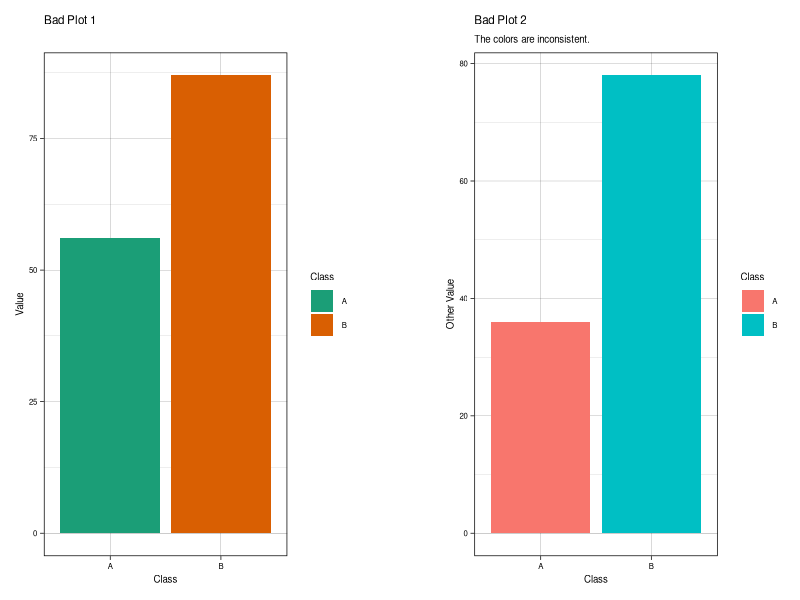
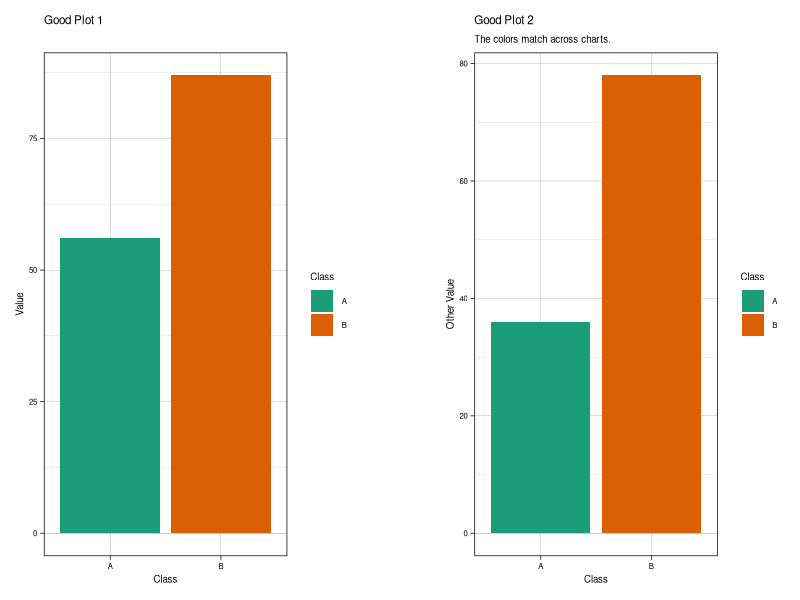
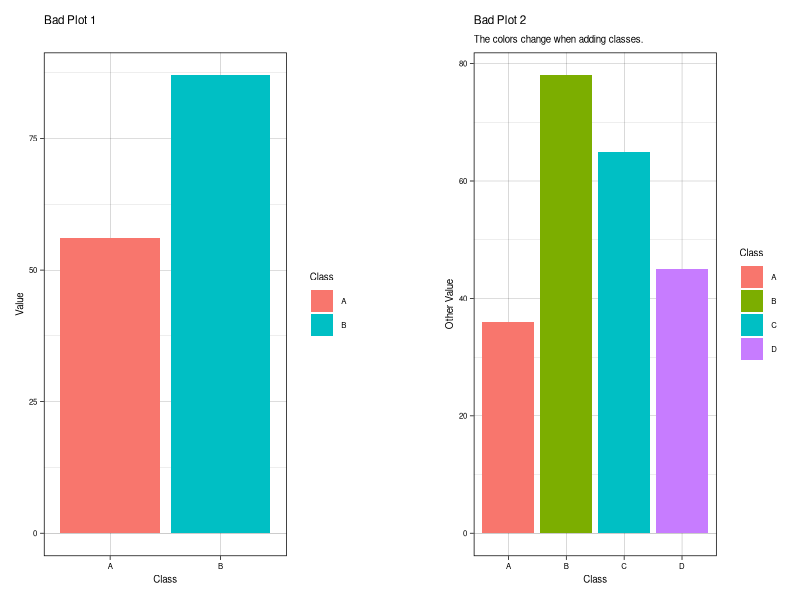
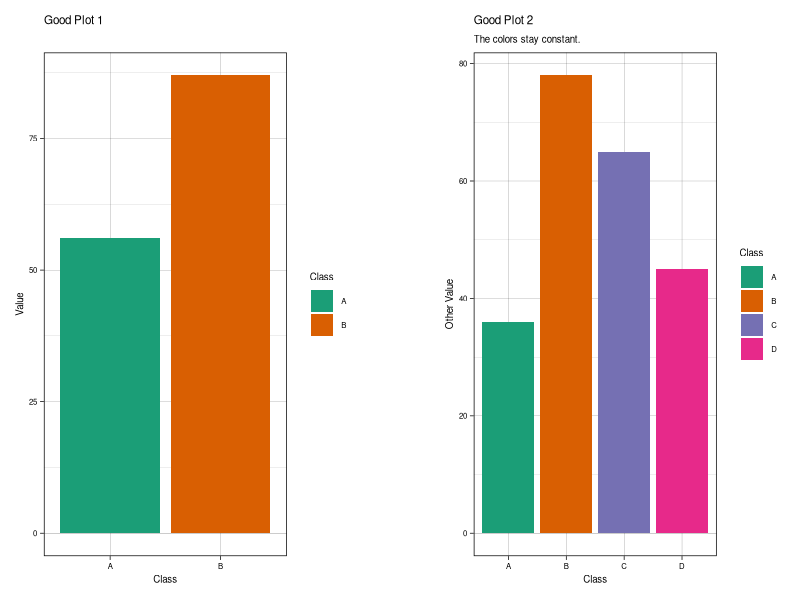
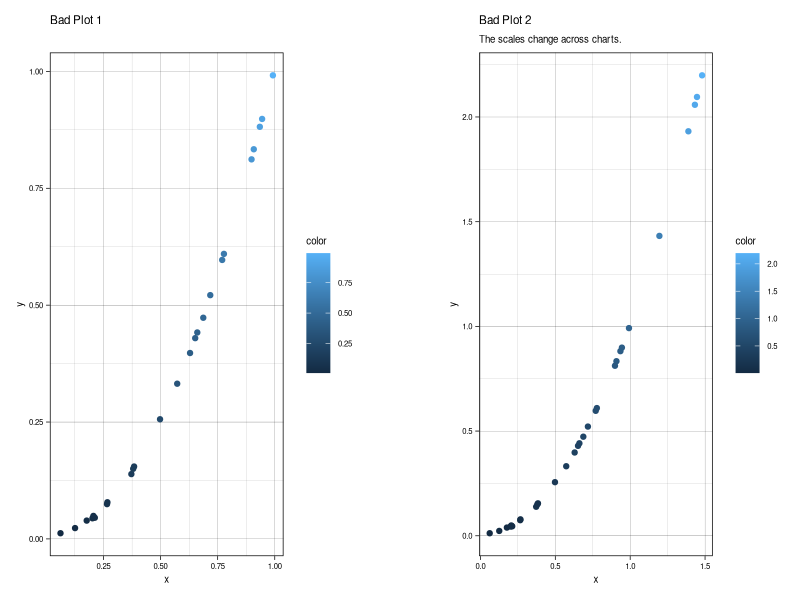
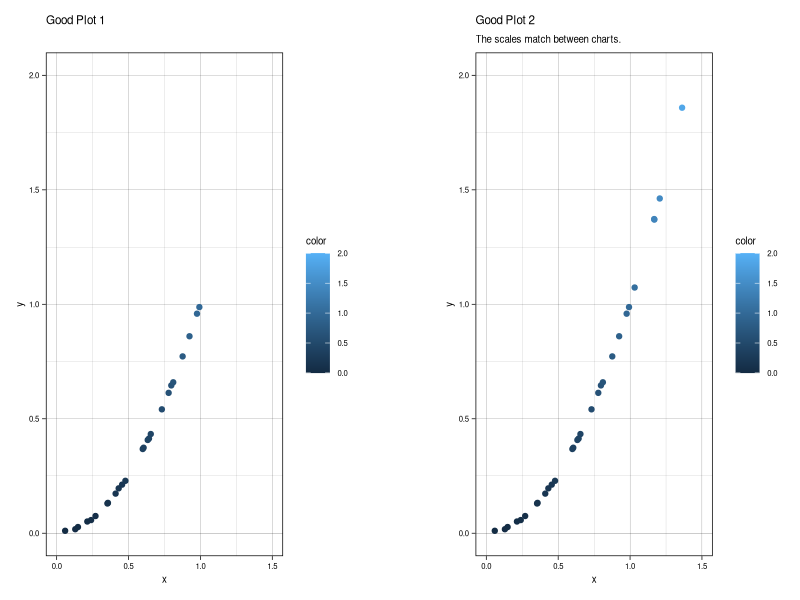
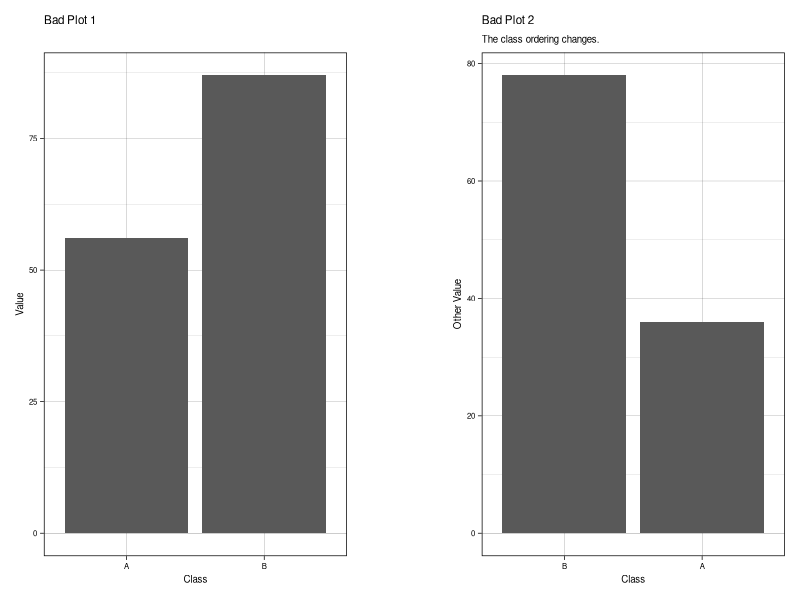
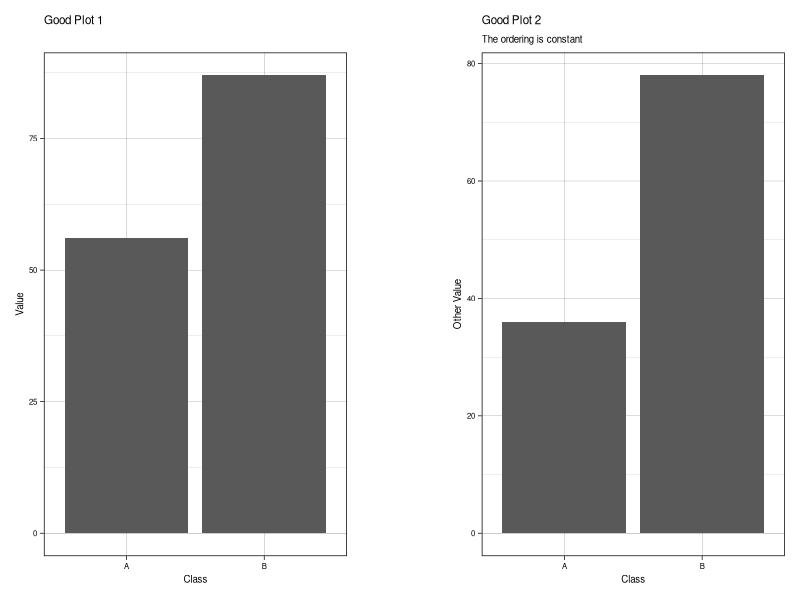

Recreate these plots in R, in order.
## ---- chunk 1
knitr::opts_chunk$set(eval = FALSE)
knitr::opts_knit$set(bookdown.internal.label = FALSE)
knitr::opts_chunk$set(out.extra = 'style="display:block; margin:auto;"')  # center
## ---- chunk 2
knitr::include_graphics('/post/2022-03-01-cohesive-graphs/index.en-us_files/plot_1.png', error = FALSE)
## ---- chunk 3
knitr::include_graphics('/post/2022-03-01-cohesive-graphs/index.en-us_files/plot_2.png', error = FALSE)
## ---- chunk 4
knitr::include_graphics('/post/2022-03-01-cohesive-graphs/index.en-us_files/plot_3.png', error = FALSE)
## ---- chunk 5
knitr::include_graphics('/post/2022-03-01-cohesive-graphs/index.en-us_files/plot_4.png', error = FALSE)
## ---- chunk 6
knitr::include_graphics('/post/2022-03-01-cohesive-graphs/index.en-us_files/plot_5.png', error = FALSE)
## ---- chunk 7
knitr::include_graphics('/post/2022-03-01-cohesive-graphs/index.en-us_files/plot_6.png', error = FALSE)
## ---- chunk 8
knitr::include_graphics('/post/2022-03-01-cohesive-graphs/index.en-us_files/plot_7.png', error = FALSE)
## ---- chunk 9
knitr::include_graphics('/post/2022-03-01-cohesive-graphs/index.en-us_files/plot_8.png', error = FALSE)
## ---- chunk 10
knitr::include_graphics('/post/2022-03-01-cohesive-graphs/index.en-us_files/plot_9.png', error = FALSE)
## ---- chunk 11
knitr::include_graphics('/post/2022-03-01-cohesive-graphs/index.en-us_files/plot_10.png', error = FALSE)
## ---- chunk 12
knitr::include_graphics('/post/2022-03-01-cohesive-graphs/index.en-us_files/plot_11.png', error = FALSE)
## ---- chunk 13
knitr::include_graphics('/post/2022-03-01-cohesive-graphs/index.en-us_files/plot_12.png', error = FALSE)
## ---- chunk 14
library(tidyverse)
library(patchwork)

## Colors

# Color schemes
df <- data.frame(Class = c("A", "B"),
                 Value = c(56, 87))

plot_1 <- ggplot(data = df,
                 aes(Class, Value, fill = Class)) +
  geom_bar(stat = "identity") +
  scale_fill_brewer(palette = "Dark2") +
  labs(title = "Bad Plot 1") +
  theme_linedraw() +
  theme(text = element_text(size = 7))

df_next <- data.frame(Class = c("A", "B"),
                      Value = c(36, 78))

plot_2 <- ggplot(data = df_next,
                 aes(Class, Value, fill = Class)) +
  geom_bar(stat = "identity") +
  ylab("Other Value") +
  labs(title = "Bad Plot 2",
       subtitle = "The colors are inconsistent.") +
  theme_linedraw() +
  theme(text = element_text(size = 7))

plot_1 + plot_spacer() + plot_2 + plot_layout(widths = c(4, 1, 4))

ggsave("plot_1.png",
       width = 5,
       height = 2.5)

df <- data.frame(Class = c("A", "B"),
                 Value = c(56, 87))

plot_1 <- ggplot(data = df,
                 aes(Class, Value, fill = Class)) +
  geom_bar(stat = "identity") +
  scale_fill_brewer(palette = "Dark2") +
  labs(title = "Good Plot 1") +
  theme_linedraw() +
  theme(text = element_text(size = 7))

df_next <- data.frame(Class = c("A", "B"),
                      Value = c(36, 78))

plot_2 <- ggplot(data = df_next,
                 aes(Class, Value, fill = Class)) +
  geom_bar(stat = "identity") +
  scale_fill_brewer(palette = "Dark2") +
  ylab("Other Value") +
  labs(title = "Good Plot 2",
       subtitle = "The colors match across charts.") +
  theme_linedraw() +
  theme(text = element_text(size = 7))

plot_1 + plot_spacer() + plot_2 + plot_layout(widths = c(4, 1, 4))

ggsave("plot_2.png",
       width = 5,
       height = 2.5)

# Adding new level
df <- data.frame(Class = c("A", "B"),
                 Value = c(56, 87))

plot_1 <- ggplot(data = df,
       aes(Class, Value, fill = Class)) +
  geom_bar(stat = "identity") +
  labs(title = "Bad Plot 1") +
  theme_linedraw() +
  theme(text = element_text(size = 7))

df_next <- data.frame(Class = c("A", "B", "C", "D"),
                 Value = c(36, 78, 65, 45))

plot_2 <- ggplot(data = df_next,
       aes(Class, Value, fill = Class)) +
  geom_bar(stat = "identity") +
  ylab("Other Value") +
  labs(title = "Bad Plot 2",
       subtitle = "The colors change when adding classes.") +
  theme_linedraw() +
  theme(text = element_text(size = 7))

plot_1 + plot_spacer() + plot_2 + plot_layout(widths = c(4, 1, 4))

ggsave("plot_3.png",
       width = 5,
       height = 2.5)

df <- data.frame(Class = c("A", "B"),
                 Value = c(56, 87))

plot_1 <- ggplot(data = df,
                 aes(Class, Value, fill = Class)) +
  geom_bar(stat = "identity") +
  scale_fill_brewer(palette = "Dark2") +
  labs(title = "Good Plot 1") +
  theme_linedraw() +
  theme(text = element_text(size = 7))

df_next <- data.frame(Class = c("A", "B", "C", "D"),
                      Value = c(36, 78, 65, 45))

plot_2 <- ggplot(data = df_next,
                 aes(Class, Value, fill = Class)) +
  geom_bar(stat = "identity") +
  scale_fill_brewer(palette = "Dark2") +
  ylab("Other Value") +
  labs(title = "Good Plot 2",
       subtitle = "The colors stay constant.") +
  theme_linedraw() +
  theme(text = element_text(size = 7))

plot_1 + plot_spacer() + plot_2 + plot_layout(widths = c(4, 1, 4))

ggsave("plot_4.png",
       width = 5,
       height = 2.5)

# increasing/decreasing scales across graphs
set.seed(1)
df <- data.frame(x = runif(25, 0, 1)) %>%
  mutate(y = x^2 + runif(25, 0, .01),
         color = x^2 + runif(25, 0, .01))

plot_1 <- ggplot(data = df,
       aes(x, y, color = color)) +
  geom_point() +
  labs(title = "Bad Plot 1") +
  theme_linedraw() +
  theme(text = element_text(size = 7))

df_next <- data.frame(x = runif(5, 1, 1.5)) %>%
  mutate(y = x^2 + runif(5, 0, .01),
         color = x^2 + runif(5, 0, .01)) %>%
  rbind(df)

plot_2 <- ggplot(data = df_next,
                 aes(x, y, color = color)) +
  geom_point() +
  labs(title = "Bad Plot 2",
       subtitle = "The scales change across charts.") +
  theme_linedraw() +
  theme(text = element_text(size = 7))

plot_1 + plot_spacer() + plot_2 + plot_layout(widths = c(4, 1, 4))

ggsave("plot_5.png",
       width = 5,
       height = 2.5)

df <- data.frame(x = runif(25, 0, 1)) %>%
  mutate(y = x^2 + runif(25, 0, .01),
         color = x^2 + runif(25, 0, .01))

plot_1 <- ggplot(data = df,
                 aes(x, y, color = color)) +
  geom_point() + 
  scale_x_continuous(limits = c(0, 1.5)) +
  scale_y_continuous(limits = c(0, 2)) +
  scale_color_continuous(limits = c(0, 2)) +
  labs(title = "Good Plot 1") +
  theme_linedraw() +
  theme(text = element_text(size = 7))

df_next <- data.frame(x = runif(5, 1, 1.5)) %>%
  mutate(y = x^2 + runif(5, 0, .01),
         color = x^2 + runif(5, 0, .01)) %>%
  rbind(df)

plot_2 <- ggplot(data = df_next,
                 aes(x, y, color = color)) +
  geom_point() + 
  scale_x_continuous(limits = c(0, 1.5)) +
  scale_y_continuous(limits = c(0, 2)) +
  scale_color_continuous(limits = c(0, 2)) +
  labs(title = "Good Plot 2",
       subtitle = "The scales match between charts.") +
  theme_linedraw() +
  theme(text = element_text(size = 7))

plot_1 + plot_spacer() + plot_2 + plot_layout(widths = c(4, 1, 4))

ggsave("plot_6.png",
       width = 5,
       height = 2.5)

## Category Order
# same order across graphs
df <- data.frame(Class = c("A", "B"),
                 Value = c(56, 87))

plot_1 <- ggplot(data = df,
                 aes(Class, Value)) +
  geom_bar(stat = "identity") +
  labs(title = "Bad Plot 1") +
  theme_linedraw() +
  theme(text = element_text(size = 7))

df_next <- data.frame(Class = c("A", "B"),
                      Value = c(36, 78)) %>%
  mutate(Class = factor(Class, levels = c("B", "A")))

plot_2 <- ggplot(data = df_next,
                 aes(Class, Value)) +
  geom_bar(stat = "identity") +
  ylab("Other Value") +
  labs(title = "Bad Plot 2",
       subtitle = "The class ordering changes.") +
  theme_linedraw() +
  theme(text = element_text(size = 7))

plot_1 + plot_spacer() + plot_2 + plot_layout(widths = c(4, 1, 4))

ggsave("plot_7.png",
       width = 5,
       height = 2.5)

df <- data.frame(Class = c("A", "B"),
                 Value = c(56, 87))

plot_1 <- ggplot(data = df,
                 aes(Class, Value)) +
  geom_bar(stat = "identity") +
  labs(title = "Good Plot 1") +
  theme_linedraw() +
  theme(text = element_text(size = 7))

df_next <- data.frame(Class = c("A", "B"),
                      Value = c(36, 78))

plot_2 <- ggplot(data = df_next,
                 aes(Class, Value)) +
  geom_bar(stat = "identity") +
  ylab("Other Value") +
  labs(title = "Good Plot 2",
       subtitle = "The ordering is constant") +
  theme_linedraw() +
  theme(text = element_text(size = 7))

plot_1 + plot_spacer() + plot_2 + plot_layout(widths = c(4, 1, 4))

ggsave("plot_8.png",
       width = 5,
       height = 2.5)

# Numeric (Values) vs Alphabet vs Importance
df <- data.frame(Class = c("A", "B", "C", "D"),
                      Value = c(36, 78, 65, 45))

plot_1 <- ggplot(data = df,
                 aes(Class, Value, fill = Class)) +
  geom_bar(stat = "identity") +
  scale_fill_brewer(palette = "Dark2") +
  labs(title = "Alphabetical") +
  theme_linedraw() +
  theme(text = element_text(size = 7))

df <- df %>%
  mutate(Class = fct_reorder(Class, Value, .desc = TRUE))

plot_2 <- ggplot(data = df,
                 aes(Class, Value, fill = Class)) +
  geom_bar(stat = "identity") +
  scale_fill_brewer(palette = "Dark2") +
  labs(title = "Numerical") +
  theme_linedraw() +
  theme(text = element_text(size = 7))

plot_1 + plot_spacer() + plot_2 + plot_layout(widths = c(4, 1, 4))

ggsave("plot_9.png",
       width = 5,
       height = 2.5)

df <- df %>%
  mutate(Class = factor(Class, c("A", "B", "C", "D"))) %>%
  mutate(Class = relevel(Class, "C"))

plot_1 <- ggplot(data = df,
                 aes(Class, Value, fill = Class)) +
  geom_bar(stat = "identity") +
  scale_fill_brewer(palette = "Dark2") +
  labs(title = "C is on the left",
       subtitle = "Then alphabetical") +
  theme_linedraw() +
  theme(text = element_text(size = 7))

df <- df %>%
  mutate(Class = fct_reorder(Class, Value, .desc = TRUE)) %>%
  mutate(Class = relevel(Class, "C"))

plot_2 <- ggplot(data = df,
                 aes(Class, Value, fill = Class)) +
  geom_bar(stat = "identity") +
  scale_fill_brewer(palette = "Dark2") +
  labs(title = "C is on the left",
       subtitle = "Then numerical") +
  theme_linedraw() +
  theme(text = element_text(size = 7))

plot_1 + plot_spacer() + plot_2 + plot_layout(widths = c(4, 1, 4))

ggsave("plot_10.png",
       width = 5,
       height = 2.5)

## Text
df <- data.frame(Quarter = c(1, 2, 3, 4),
                 New = c(2000, 1000, 1500, 3000),
                 Left = c(1000, 1500, 500, 1250),
                 Stayed = c(50000, 45000, 57000, 54000)) %>%
  mutate(Total = Stayed + New - Left)

plot_1 <- ggplot(data = df,
       aes(Quarter, Total)) +
  geom_line() +
  expand_limits(y = 0) +
  labs(title = "Members by Quarter") +
  ylab("Members") +
  theme_linedraw() +
  theme(text = element_text(size = 7))

plot_2 <- ggplot(data = df,
                 aes(Quarter, New)) +
  geom_line() +
  expand_limits(y = 0) +
  labs(title = "New Accounts Over Time") +
  ylab("New Accounts") +
  theme_linedraw() +
  theme(text = element_text(size = 7))

plot_3 <- ggplot(data = df,
                 aes(Quarter, Left)) +
  geom_line() +
  expand_limits(y = 0) +
  labs(title = "Customer Attrition Trend") +
  ylab("Customers") +
  theme_linedraw() +
  theme(text = element_text(size = 7))

plot_4 <- ggplot(data = df,
                 aes(Quarter, Stayed)) +
  geom_line() +
  expand_limits(y = 0) +
  labs(title = "Retained Users") +
  ylab("Users") +
  theme_linedraw() +
  theme(text = element_text(size = 7))

(plot_1 + plot_2) / (plot_3 + plot_4) +
  plot_annotation(title = "Bad Plots",
                  subtitle = "")

ggsave("plot_11.png",
       width = 5,
       height = 5)

plot_1 <- ggplot(data = df,
                 aes(Quarter, Total)) +
  geom_line() +
  expand_limits(y = 0) +
  labs(title = "Customers by Quarter") +
  ylab("Customers") +
  theme_linedraw() +
  theme(text = element_text(size = 7))

plot_2 <- ggplot(data = df,
                 aes(Quarter, New)) +
  geom_line() +
  expand_limits(y = 0) +
  labs(title = "New Customers by Quarter") +
  ylab("New Customers") +
  theme_linedraw() +
  theme(text = element_text(size = 7))

plot_3 <- ggplot(data = df,
                 aes(Quarter, Left)) +
  geom_line() +
  expand_limits(y = 0) +
  labs(title = "Customer Attrition by Quarter") +
  ylab("Customers Lost") +
  theme_linedraw() +
  theme(text = element_text(size = 7))

plot_4 <- ggplot(data = df,
                 aes(Quarter, Stayed)) +
  geom_line() +
  expand_limits(y = 0) +
  labs(title = "Retained Customers by Quarter") +
  ylab("Customers Retained") +
  theme_linedraw() +
  theme(text = element_text(size = 7))

(plot_1 + plot_2) / (plot_3 + plot_4) +
  plot_annotation(title = "Good Plots",
                  subtitle = "The plot text matches.")

ggsave("plot_12.png",
       width = 5,
       height = 5)
